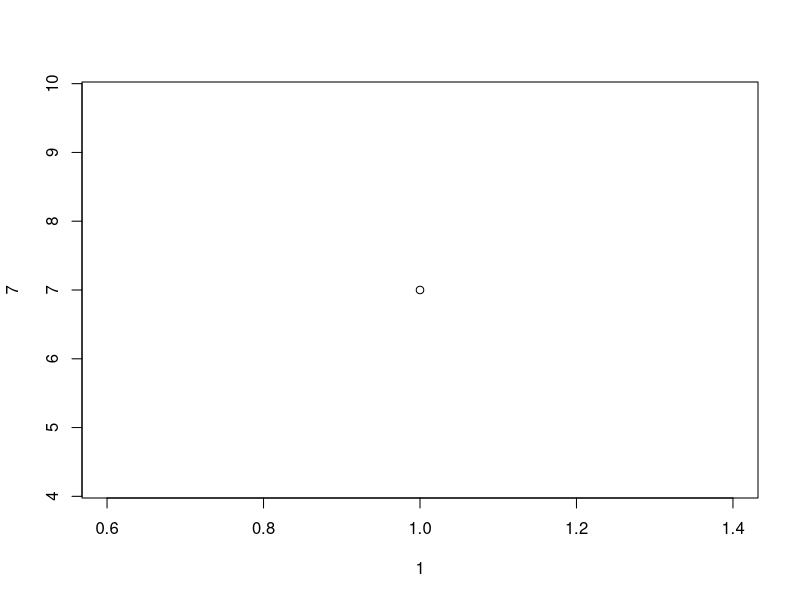
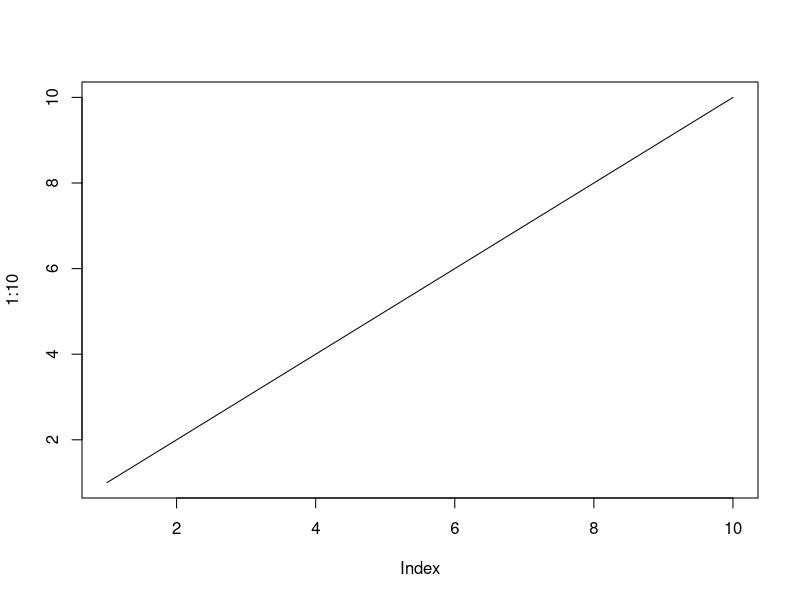
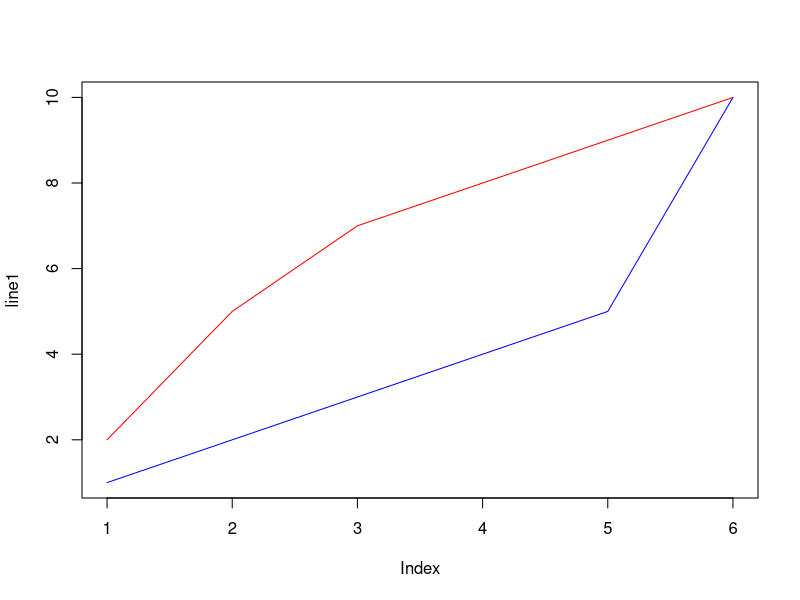
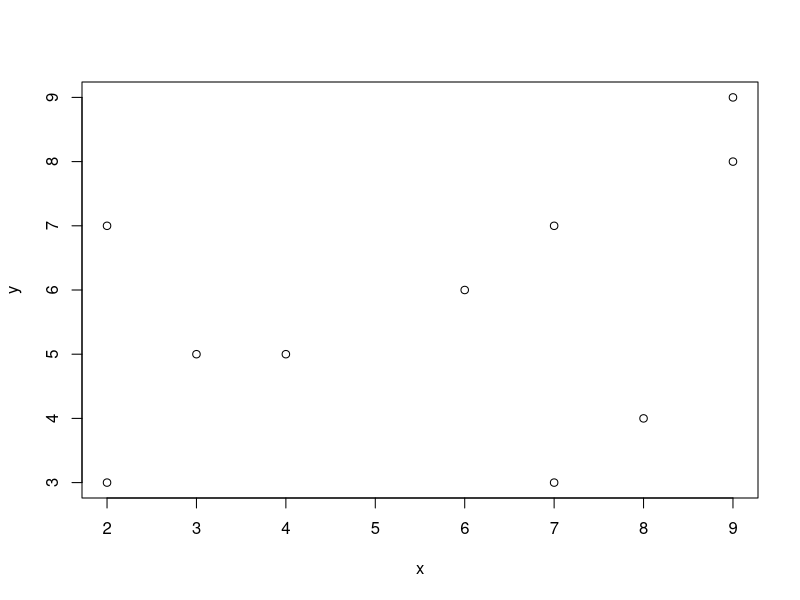
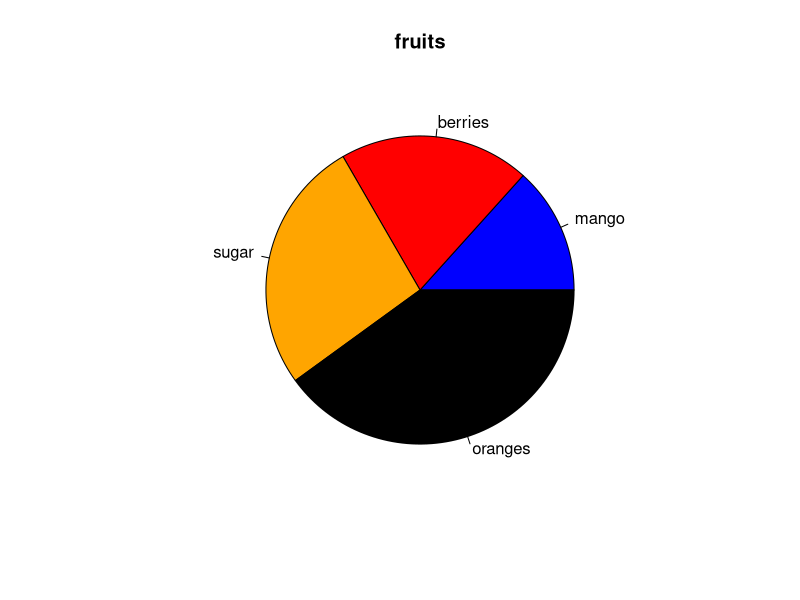
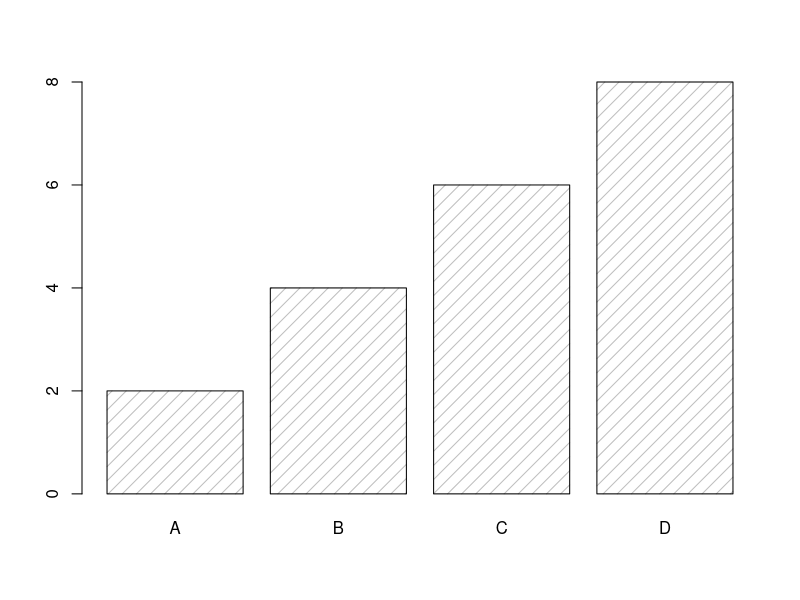
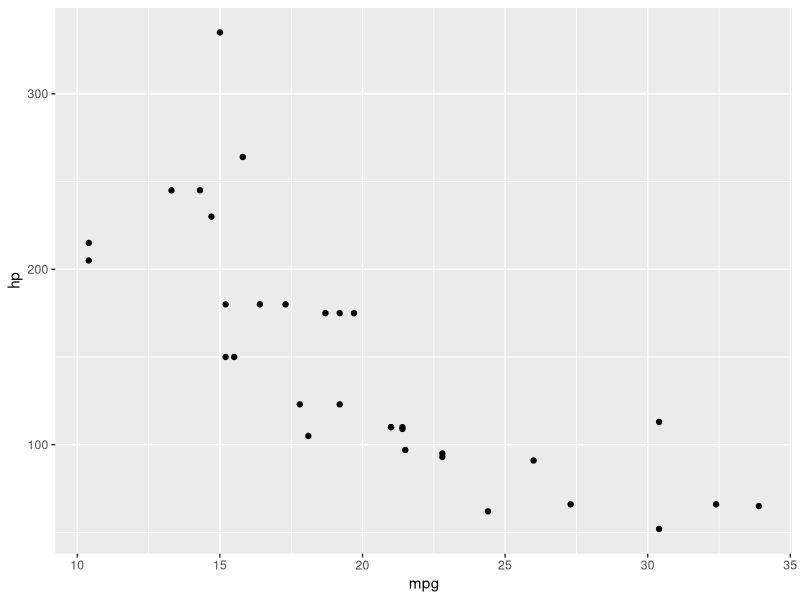
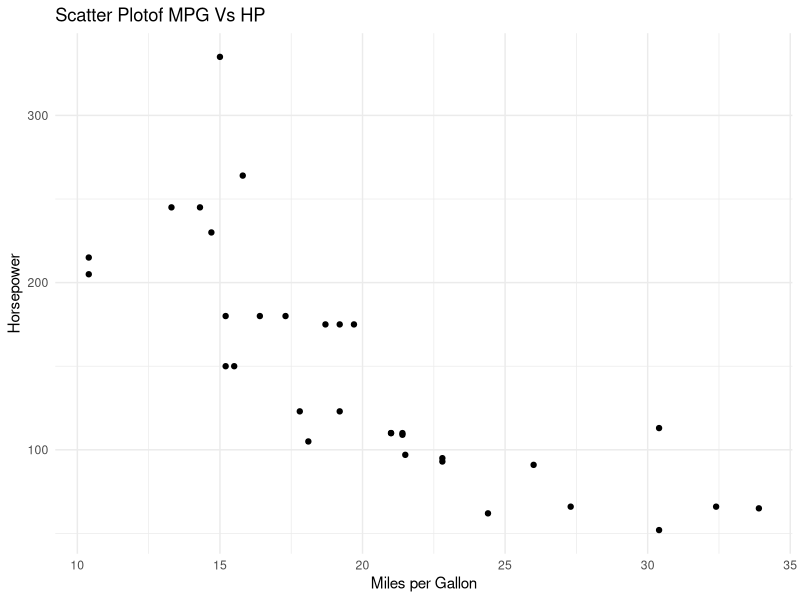

These figures' R source, in order:
plot(1,7)
plot(1:10, type="l")

#line plot
line1 <- c(1,2,3,4,5,10)
line2 <- c(2,5,7,8,9,10)
plot(line1, type = "l", col = "blue")
lines(line2, type = "l", col = "red")

# scatter plot
x <- c(2,3,6,7,7,8,9,2,4,9)
y <- c(3,5,6,7,3,4,9,7,5,8)
plot(x,y)

# pie chat
x <- c(20,30,40,60)
my_labels <- c("mango", "berries", "sugar", "oranges")
colors <- c("blue", "red", "orange","black")
pie(x, label = my_labels, main="fruits", col = colors )

# barplot
x <- c("A", "B", "C", "D")
y <- c(2,4,6,8)
barplot(y, names.arg = x, density = 10) # density puts lines

# Ggplot2 in R

install.packages("ggplot2")
library(ggplot2)
# ggplot(data, aes(x_axis, y_axis)) = geometry
# scatter plot
df = mtcars
#df
ggplot(data = mtcars, aes(x=mpg, y=hp))+ geom_point()

# customise plot
ggplot(data = mtcars, aes(x=mpg, y=hp)) +
  geom_point() + 
  labs(title = "Scatter Plotof MPG Vs HP", 
       x="Miles per Gallon",
       y= "Horsepower")+
  theme_minimal()

# bar plot
df = mtcars
ggplot(data=df, aes(x= factor(cyl))) + geom_bar()

# box plot
df = mtcars
ggplot(data=df, aes(x= factor(cyl), y = mpg)) + geom_boxplot()
